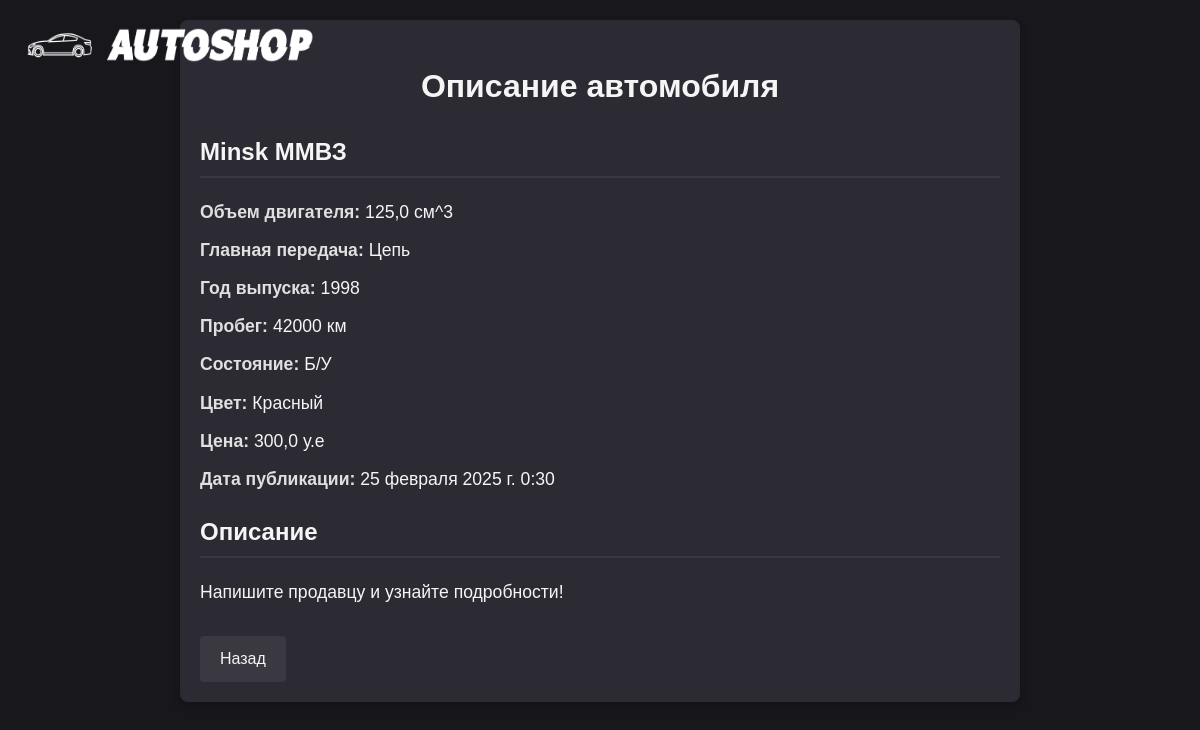
/moto/2/, run on the app's committed database.
### buycars/models.py (models this page shows, shortened)
class Moto(models.Model):
    conditions = (
      ('n', 'Новый'),
      ('s', 'Б/У'),
      ('p', 'На запчасти'),
    )
    gear = (
        ('c', 'Цепь'),
        ('k', 'Кардан'),
        ('r', 'Ремень'),
    )
    make = models.ForeignKey(
        Make,
        on_delete=models.PROTECT,
        max_length=30,
        null = False,
        blank = True,
        verbose_name="Марка мотоцикла")
    model = models.ForeignKey(
        Model,
        on_delete=models.PROTECT,
        max_length=30,
        null = False,
        blank = True,
        verbose_name="Модель")
    engine_volume = models.FloatField(
        null=False,
        blank = True,
        verbose_name="Объем двигателя в см^3")
    description = models.TextField(
        null = True,
        blank = True,
        verbose_name="Описание транспорта",
        default="Напишите продавцу и узнайте подробности!")
    year_of_release = models.IntegerField(
        null = False,
        blank = True,
        verbose_name="Год выпуска")
    published = models.DateTimeField(
        auto_now_add=True,
        verbose_name="Дата опубликования объявления")
    price = models.FloatField(
        null = False,
        blank = True,
        verbose_name="Цена")
    condition = models.CharField(
        max_length=1,
        choices=conditions,
        default='s',
        verbose_name="Состояние")
    main_gear = models.CharField(
        max_length=1,
        choices=gear,
        null=False,
        blank=True,
        verbose_name='Главная передача')
    color = models.CharField(
        max_length=20,
        null=False,
        blank=True,
        verbose_name="Цвет транспорта")
    Mileage = models.IntegerField(
        null=False,
        blank=True,
        verbose_name='Пробег', default=0)
    class Meta:
        verbose_name_plural = 'Мотоциклы'
        verbose_name = 'Мотоцикл'
        ordering = ['-published']

class Make(models.Model):
    name = models.CharField(
    max_length=100,
    verbose_name='Марка',
    unique=True)
    def __str__(self):
        return self.name
    class Meta:
        verbose_name = 'Марка транспорта'
        verbose_name_plural = 'Марки автомобилей'
        ordering = ['name']

class Model(models.Model):
    name = models.CharField(max_length=100, verbose_name='Модель')
    make = models.ForeignKey(
        Make,
        on_delete=models.PROTECT,
        related_name='models',
        verbose_name='Марка')
    def __str__(self):
        return f"{self.name}"
    class Meta:
        unique_together = ('name', 'make')
        verbose_name = 'Модель транспорта'
        verbose_name_plural = 'Модели транспорта'
        ordering = ['name']

### buycars/views.py (the view)
# urls.py: path('moto/<int:id>/', moto_detail, name='moto_detail'),
def moto_detail(request, id):
    moto = get_object_or_404(Moto, id=id)
    return render(request, 'buycars/details_moto.html', {'moto': moto})

### buycars/templates/buycars/details_moto.html (shortened to what this page needs)
{% load static %}
<!DOCTYPE html>
<html lang="ru">
<head>
    <link rel="stylesheet" href="{% static 'buycars/css/moto_details_style.css'%}">
</head>
<body>
    <img src="{% static 'buycars/img/logo.png' %}" class="logotip">
    <div class="container">
        <h1>Описание автомобиля</h1>
        <div class="car-details">
            <h2>{{ moto.make }} {{ moto.model }}</h2>
            <p><strong>Объем двигателя:</strong> {{ moto.engine_volume }} см^3</p>
            <p><strong>Главная передача:</strong> {{ moto.get_main_gear_display }}</p>
            <p><strong>Год выпуска:</strong> {{ moto.year_of_release }}</p>
            <p><strong>Пробег:</strong> {{ moto.Mileage }} км</p>
            <p><strong>Состояние:</strong> {{ moto.get_condition_display }}</p>
            <p><strong>Цвет:</strong> {{ moto.color }}</p>
            <p><strong>Цена:</strong> {{ moto.price }} у.е</p>
            <p><strong>Дата публикации:</strong> {{ moto.published }}</p>
        </div>
        <div class="car-details">
            <h2>Описание</h2>
            <p>{{ moto.description }}</p>
        </div>
        <a href="{% url 'buycars:two_wheels' %}" class="back-btn">Назад</a>
    </div>
</body>
</html>

### buycars/static/buycars/css/moto_details_style.css (style rules this page uses)
body { background-color: #18171C; color: #F5F5F5; font-family: Arial, sans-serif; margin: 0; padding: 20px; line-height: 1.6; }
.container { max-width: 800px; margin: 0 auto; padding: 20px; background-color: #2C2B33; border-radius: 8px; box-shadow: 0 4px 8px rgba(0, 0, 0, 0.2); }
h1 { color: #F5F5F5; text-align: center; margin-bottom: 20px; font-size: 2rem; }
h2 { color: #F5F5F5; margin-top: 20px; font-size: 1.5rem; border-bottom: 2px solid #3A3942; padding-bottom: 5px; }
.car-details { margin-top: 20px; }
.car-details p { margin: 10px 0; font-size: 1.1rem; color: #F5F5F5; }
.car-details p strong { color: #E0E0E0; }
.back-btn { display: inline-block; margin-top: 20px; padding: 10px 20px; background-color: #3A3942; color: #F5F5F5; text-decoration: none; border-radius: 4px; transition: background-color 0.3s ease; }
.container > a { vertical-align: middle; }
.logotip { position: absolute; top: 20; left: 15; width: 300px; height: 50px; }

### data on the page
Moto: make "Minsk", model "ММВЗ", engine_volume "125,0", main_gear "Цепь", year_of_release "1998", Mileage "42000", condition "Б/У", color "Красный", price "300,0", published "25 февраля 2025 г. 0:30", description "Напишите продавцу и узнайте подробности!"
